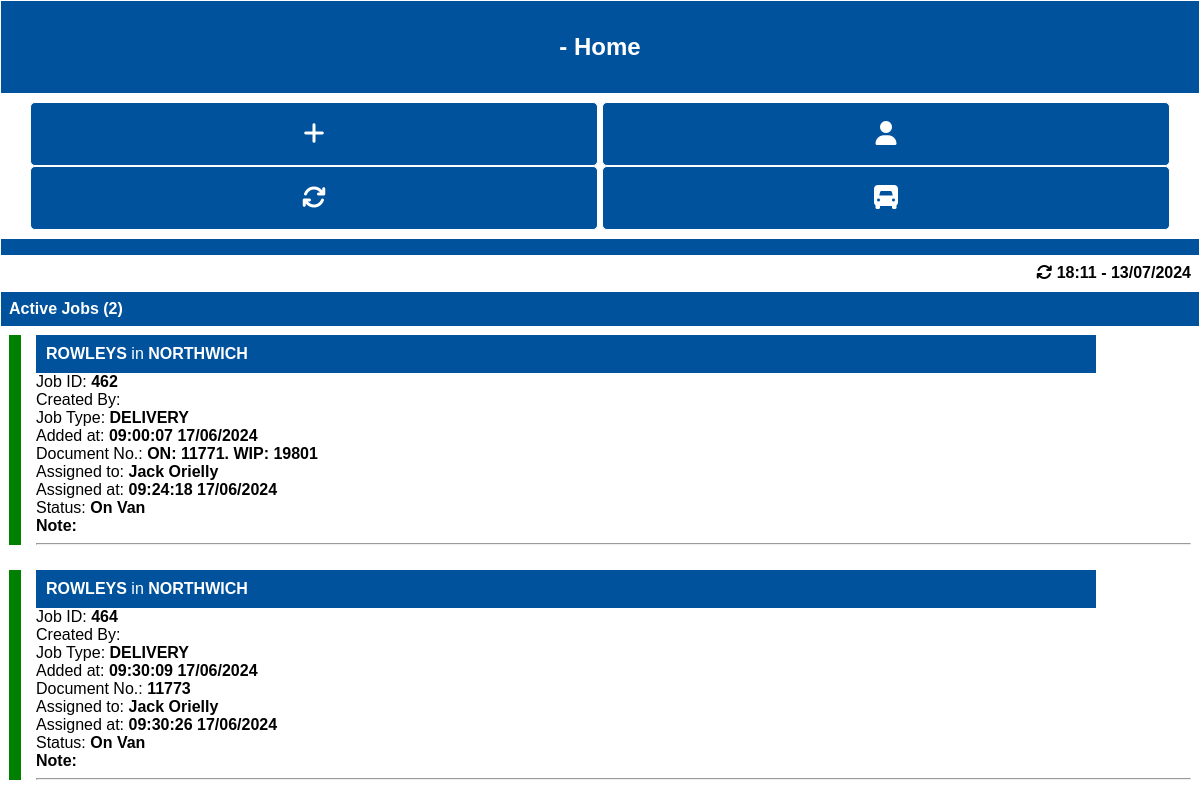
The app's page /driver.php (signed in) with its own data.
### tables this page shows
CREATE TABLE deliveries (id INTEGER PRIMARY KEY AUTOINCREMENT, depot TEXT NOT NULL, createdby TEXT, type TEXT NOT NULL, company TEXT NOT NULL, location TEXT NOT NULL, docid TEXT, added TEXT, driver TEXT, assigned TEXT, status TEXT, completed TEXT, sign_name TEXT, signature TEXT, note TEXT);

### driver.php (the view, shortened to what this page needs)
<?php
require("data/global.php");
$db = new SQLite3($database);
$todaysDate = date("Y-m-d");
$mainSQL = "SELECT * FROM deliveries WHERE (added > '".$todaysDate."' OR status != 'Completed') AND (depot = '".$_SESSION['depot']."' AND depot !='') ORDER BY added ASC";
$mainRet = $db->query($mainSQL);
?>
<!DOCTYPE html>
<html lang="en">
<head>
</head>
<body>
<div class='sticky'>
    <table id='header' cellspacing='0'>
        <tr>
            <th colspan='1' style='text-align:center'>
                    <p style='font-size: 24px'>
                    <?php
                        echo $_SESSION['driver'] . " - Home";
                    ?>
                    </p>
            </th>
        </tr>
        <tr>
            <th colspan='1' style='background-color: white;color: black;text-align:center'>
                <button class='settingsButton' onclick='javascript:showAddJobModal()' title='Add New Job'><i class="fa-solid fa-plus"></i></button>
                <button class='settingsButton' onclick='javascript:showAccountModal()' title='Login / Logout'><i class="fa-solid fa-user"></i></button>
                <a href='driver.php'><button class='settingsButton' title='Refresh Data'><i class="fa-solid fa-arrows-rotate"></i></button></a>
                <a href='myroute.php'><button class='settingsButton' title='View My Route'><i class="fa-solid fa-truck-front"></i></button></a>
            </th>
        </tr>
        <tr>
            <th>
            </th>
        </tr>
        <tr>
            <th colspan='1' style='background-color: white;color: black;text-align:right'>
            <i class="fa-solid fa-arrows-rotate"></i> <span id="updated-at"></span>
            </th>
        </tr>
    </table>
</div>
    <table id='deliveries' cellspacing='0'>
        <tr>
            <th>Active Jobs (<span id='activejobs'></span>)</th>
        </tr>
        <?php
            while( $mainRow = $mainRet->fetchArray( SQLITE3_ASSOC ) ) {
                $addedDateTime = date_format(date_create($mainRow['added']),"H:i:s d/m/Y");
                if($mainRow['assigned'] != ''){
                    $assignedDateTime = date_format(date_create($mainRow['assigned']),"H:i:s d/m/Y");
                } else {
                    $assignedDateTime = '';
                }
                switch ($mainRow['status']){
                    case "On Van":
                        if($_SESSION['driver'] == $mainRow['driver']){
                            echo "<tr onclick='javascript:showOptionsModal(".$mainRow['id'].",1);' title='Click for options'>";
                        } else {
                            echo "<tr onclick='javascript:showOptionsModal(".$mainRow['id'].",0);' title='Click for options'>";
                        }
                        echo "<td style='min-height:72px'>";
                        echo "<div class='onvan'>";
                        echo "<div class='bluebar' style='width:90%;padding:10px;'><strong>".$mainRow['company']."</strong> in <strong>" .$mainRow['location']."</strong></div>";
                        echo "<div>Job ID: <strong>".strtoupper($mainRow['id'])."</strong></div>";
                        echo "<div>Created By: <strong>".strtoupper($mainRow['createdby'])."</strong></div>";
                        echo "<div>Job Type: <strong>".strtoupper($mainRow['type'])."</strong></div>";
                        echo "<div>Added at: <strong>".$addedDateTime."</strong></div>";
                        echo "<div>Document No.: <strong>".$mainRow['docid']."</strong></div>";
                        echo "<div>Assigned to: <strong>".$mainRow['driver']."</strong></div>";
                        echo "<div>Assigned at: <strong>".$assignedDateTime."</strong></div>";
                        echo "<div>Status: <strong>".$mainRow['status']."</strong></div>";
                        echo "<div><strong>Note:</strong><br />".$mainRow['note']."<hr /></div>";
                        echo "</td>";
                        echo "</tr>";
                        break;
                    default:
                        break;
                }
            }
        ?>
    </table>
</body>
</html>

### driver.php (style rules this page uses)
body { font-family:arial; margin: 0 !important; padding: 0 !important; }
.sticky { position: -webkit-sticky; position: sticky; top: 0; }
.bluebar { background-color: #00529C; color:white; }
.onvan { border-left: 12px solid green; padding-left:15px; }
#header { font-family: Arial, Helvetica, sans-serif; border-collapse: collapse; width:100%; border-radius: 2px; }
#header th { padding-top: 12px; padding-bottom: 12px; text-align: left; background-color: #00529C; color: white; }
#header td, #header th { border: 1px solid #FFF; padding: 8px; }
#deliveries { font-family: Arial, Helvetica, sans-serif; border-collapse: collapse; width:100%; border-radius: 2px; table-layout: fixed; }
#deliveries th { padding-top: 12px; padding-bottom: 12px; text-align: left; background-color: #00529C; color: white; }
#deliveries td, #deliveries th { border: 1px solid #FFF; padding: 8px; overflow-wrap: break-word; }
.settingsButton { width:48%; height:64px; background-color: #00529C; color:white; border-radius: 5px; border:1px solid white; font-size: 24px; cursor: pointer; }

### records on screen
deliveries: company "ROWLEYS", location "NORTHWICH", id "462", type "DELIVERY", added "09:00:07 17/06/2024", docid "ON: 11771. WIP: 19801", driver "Jack Orielly", assigned "09:24:18 17/06/2024", status "On Van"
deliveries: company "ROWLEYS", location "NORTHWICH", id "464", type "DELIVERY", added "09:30:09 17/06/2024", docid "11773", driver "Jack Orielly", assigned "09:30:26 17/06/2024", status "On Van"
